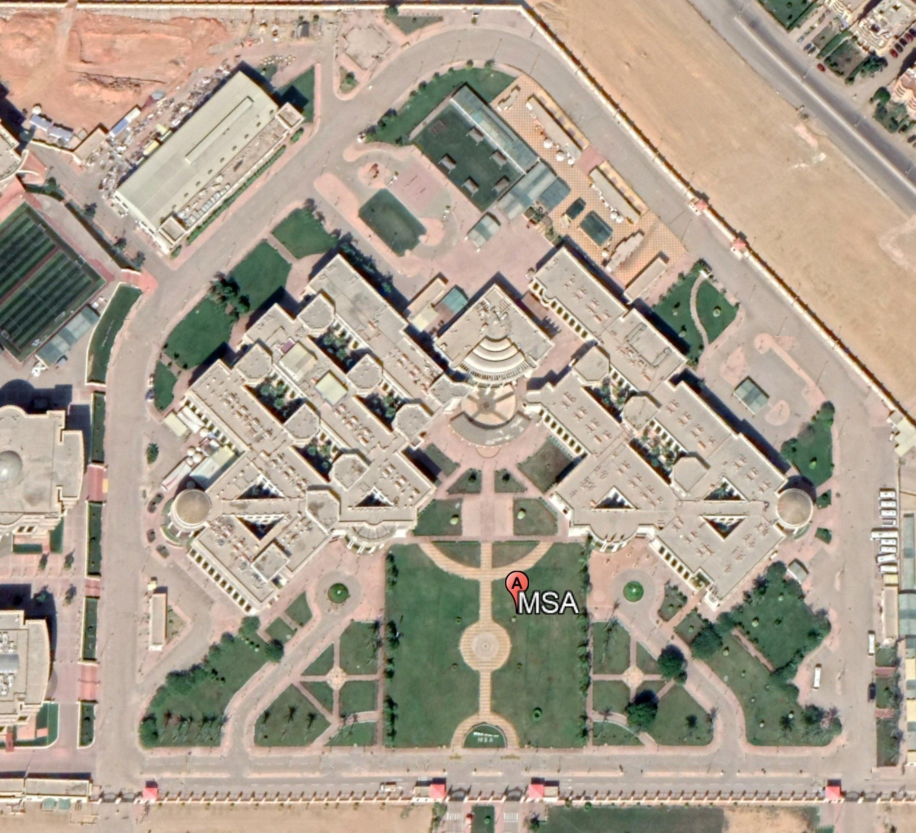
%> input picture path_planning_codes/APF/msa_17b.jpg, 1831 x 1665 px (shown at 1/2 size)
$ octave APF_run.m   (GNU Octave 9; MATLAB toolbox functions it lacks are replaced by stand-ins)
%> lines starting %> are read from the running program, lines starting %| are printed output that depends on the picture
% %
% Artificial  potential filed (APF) algorithm
clear;
close all;
img=imread('msa_17b.JPG'); %read MSA MAP image
%> img is the input picture: size 1665x1831x3 uint8; mean R, G, B 171.1, 158.8, 142.9

I1=rgb2gray(img);  % changing the map from rgb to gray image
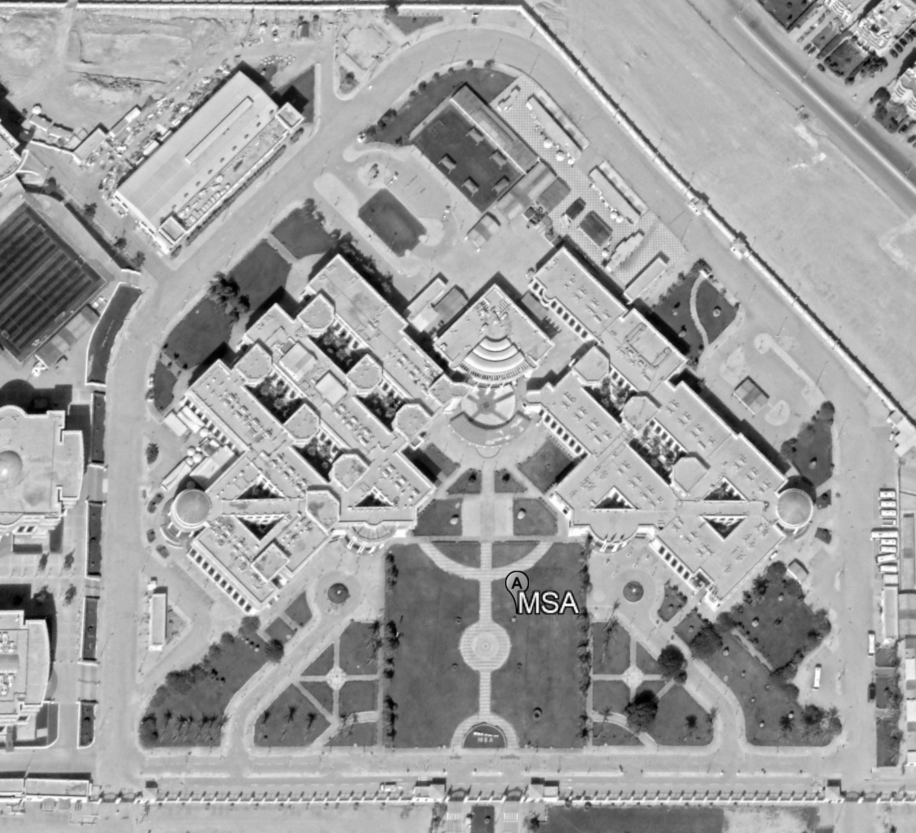
%> I1: size 1665x1831 uint8 (shown at 1/2 size); min 0, max 255, mean 160.7
conn=8;

b = imsharpen(I1,'Radius',3,'Amount',4);   %sharpens the MSA MAP image
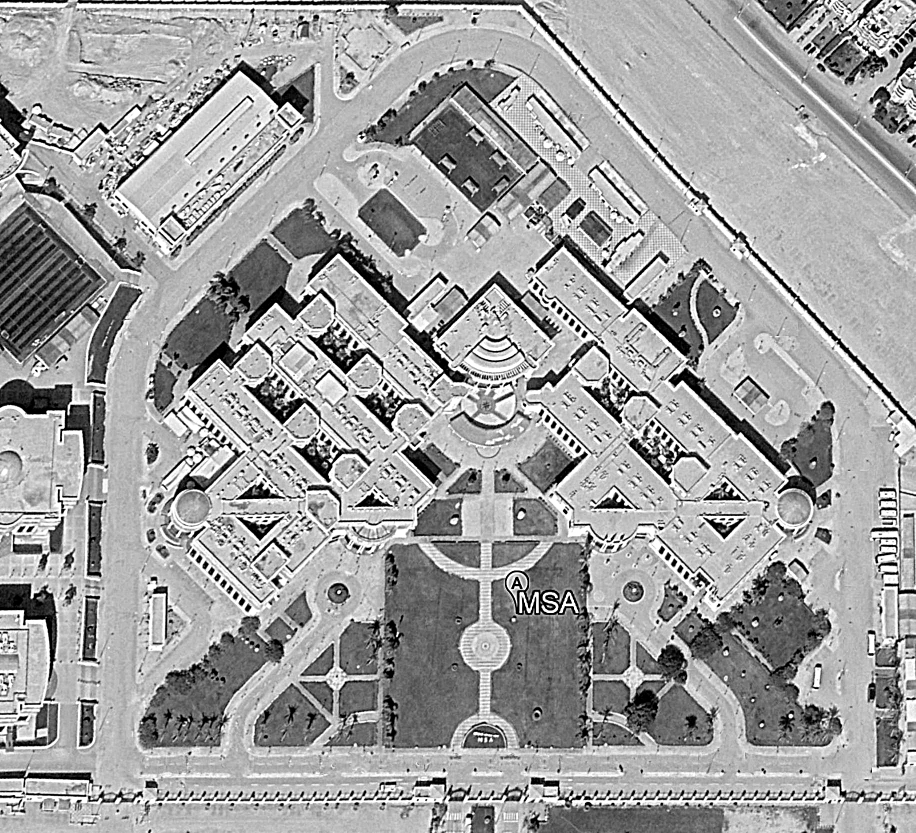
%> b: size 1665x1831 uint8 (shown at 1/2 size); min 0, max 255, mean 159.3
C1=imadjust(b,[],[],1.7);                 % add contrast to the image  with gamma = 1.7
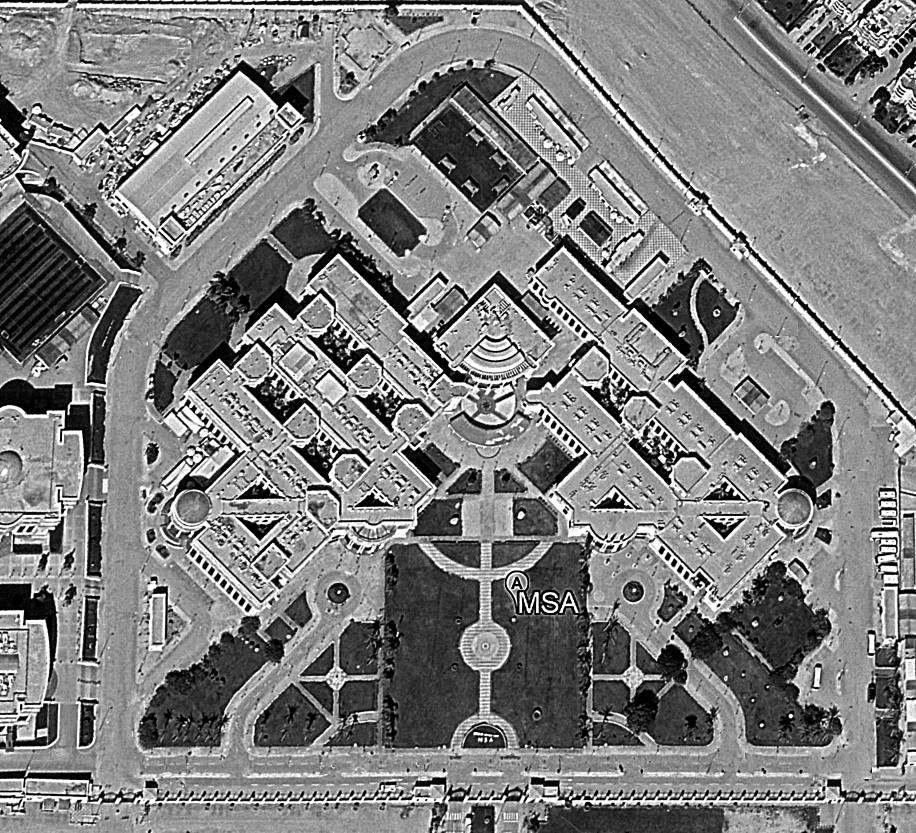
%> C1: size 1665x1831 uint8 (shown at 1/2 size); min 0, max 255, mean 126.7
figure(9)
imshow(img); title(' orginal MSA map  ');
disp('Please select the start point then the goal point on the MAP' )
%> (the run ends here)
